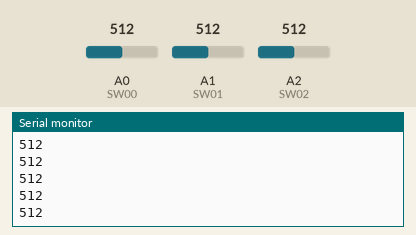
Recording of a sketch running on a simulated Arduino Uno, built with avr-gcc and run on an emulated ATmega328P. Shown: the last lines printed to the serial monitor. Inputs (shaded band) come from the test bench; at power-on: A0 (SW00) = 512, A1 (SW01) = 512, A2 (SW02) = 512.

Above: at 1.8 s.
1.9 s: A0 (SW00) set to 0
At 2.8 s:
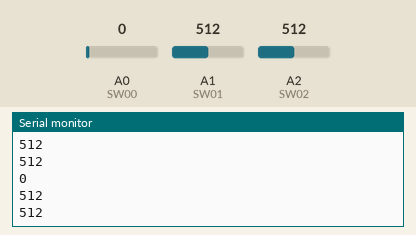
5.5 s: A1 (SW01) set to 716
At 6.8 s:
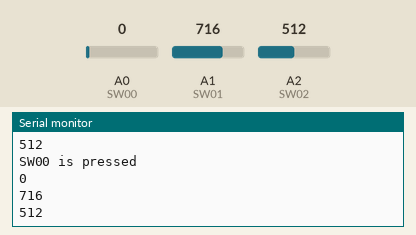
7.0 s: A2 (SW02) set to 306
At 7.7 s:
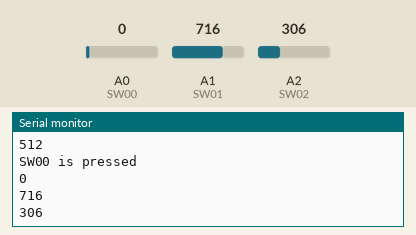
8.5 s: A0 (SW00) set to 122
At 9.4 s:
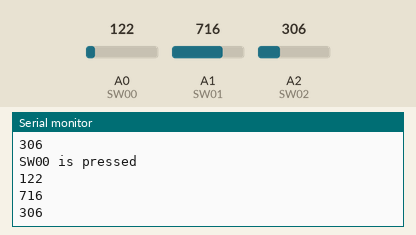
10.0 s: A1 (SW01) set to 900
At 10.7 s:
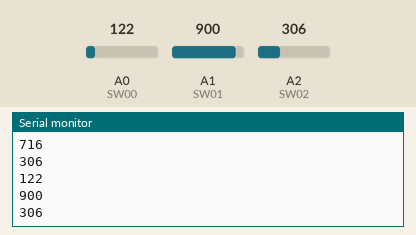
11.5 s: A2 (SW02) set to 511
At 12.8 s:
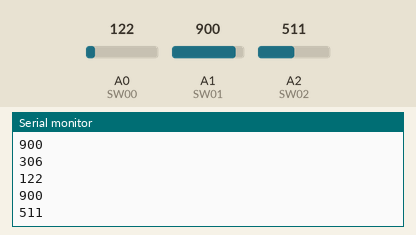
Timing chart, 0 to 14.0 s (numbered marks = the images above; inputs shaded):
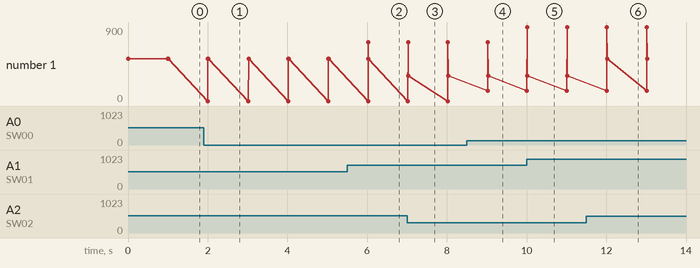

Measured:
- after the input at 1.9 s, the serial monitor: prints a new line after 0.10 s (image 1)
- after the input at 5.5 s, the serial monitor: prints a new line after 0.53 s (image 2)
- after the input at 7.0 s, the serial monitor: prints a new line at once (image 3)
- after the input at 8.5 s, the serial monitor: prints a new line after 0.53 s (image 4)
- after the input at 10.0 s, the serial monitor: prints a new line at once (image 5)
- after the input at 11.5 s, the serial monitor: prints a new line after 0.52 s (image 6)
- plotted number 1: 512 → 306 after the input at 7.0 s, 306 → 511 after the input at 11.5 s

The sketch:

EX03.ino
```cpp
#define SW00 A0
#define SW01 A1
#define SW02 A2

void setup() {
  // put your setup code here, to run once:
  pinMode(SW00, INPUT);
  pinMode(SW01, INPUT);
  pinMode(SW02, INPUT);
  Serial.begin(9600);
}

void loop() {
  int readSW00 = analogRead(SW00);
  int readSW01 = analogRead(SW01);
  int readSW02 = analogRead(SW02);
  Serial.println(readSW00);
  Serial.println(readSW01);
  Serial.println(readSW02);
  delay(1000);

  if (readSW00 == LOW) {
    Serial.println("SW00 is pressed");
  }
  if (readSW01 == LOW) {
    Serial.println("SW01 is pressed");
  }
  if (readSW02 == LOW) {
    Serial.println("SW02 is pressed");
  }
}
```
